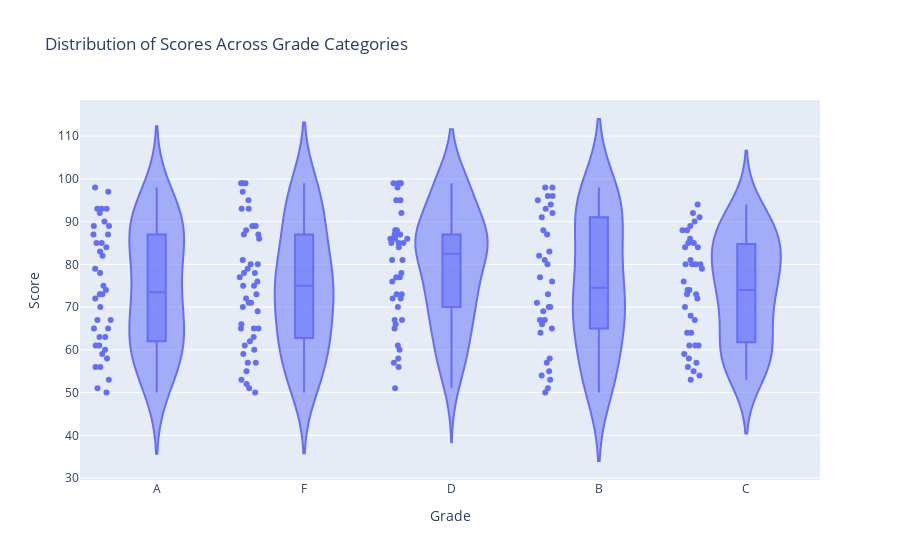

Notebook source saved alongside this figure:
### Markdown cell above
2. Using the Student Grades, create a violin plot to display the distribution of scores across different grade
categories

### Code cell
import numpy as np
import pandas as pd
import plotly.express as px

# Set the seed for reproducibility
np.random.seed(15)

# Generate the data
data = {
    'Grade': np.random.choice(['A', 'B', 'C', 'D', 'F'], 200),
    'Score': np.random.randint(50, 100, 200)
}

# Create a DataFrame
df = pd.DataFrame(data)

# Create a violin plot using Plotly
fig = px.violin(df, x='Grade', y='Score', box=True, points='all', title="Distribution of Scores Across Grade Categories")

# Show the plot
fig.show()

### Figure 1 — Plotly figure (JSON) as saved in the notebook; plotly's stock layout.template omitted (floating-point values rounded to 4 significant figures; data arrays with more than 128 entries replaced by an {"elided": "..."} marker saying what was removed)
{"data": [{"alignmentgroup": "True", "box": {"visible": true}, "hovertemplate": "Grade=%{x}<br>Score=%{y}<extra></extra>", "legendgroup": "", "marker": {"color": "#636efa"}, "name": "", "offsetgroup": "", "orientation": "v", "points": "all", "scalegroup": "True", "showlegend": false, "type": "violin", "x": {"elided": "200 str values"}, "x0": " ", "xaxis": "x", "y": {"elided": "200 int values"}, "y0": " ", "yaxis": "y"}], "layout": {"autosize": true, "legend": {"tracegroupgap": 0}, "title": {"text": "Distribution of Scores Across Grade Categories"}, "violinmode": "group", "xaxis": {"anchor": "y", "autorange": true, "domain": [0, 1], "range": [-0.5182, 4.5], "title": {"text": "Grade"}, "type": "category"}, "yaxis": {"anchor": "x", "autorange": true, "domain": [0, 1], "range": [29.54, 118.5], "title": {"text": "Score"}, "type": "linear"}}}
